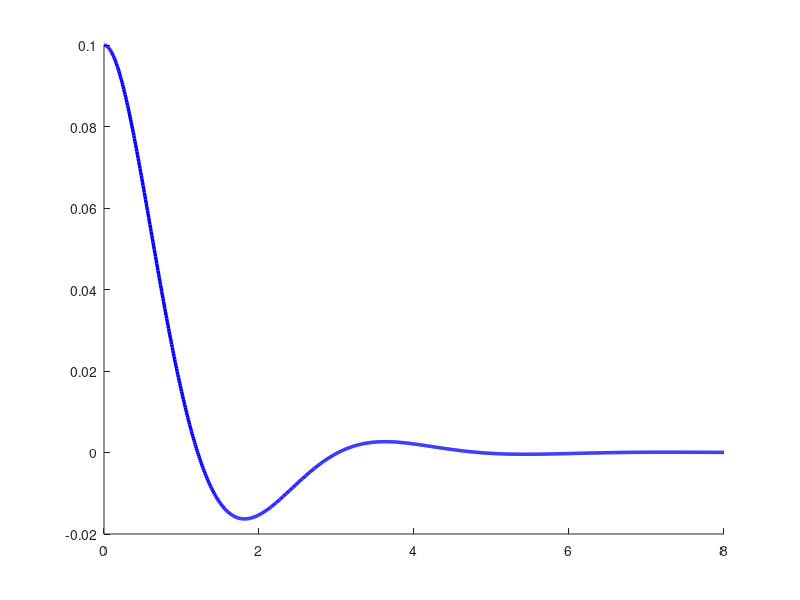

Source code (MATLAB): (Note: this script raises an error after producing the figure.)
clc; clear; close all;

% ----------------------------------------------------------------
% ANALYTICAL PARTICULAR SOLUTION
% e(t) = e^(-t)(0.1*cos(sqrt(3)*t) + (0.1/sqrt(3))*sin(sqrt(3)*t))
% ----------------------------------------------------------------
t = linspace(0, 8, 1000);
alpha = -1;
beta  = sqrt(3);
C1    = 0.1;
C2    = 0.1 / sqrt(3);

e = exp(alpha*t) .* (C1*cos(beta*t) + C2*sin(beta*t));

% ----------------------------------------------------------------
% PLOT
% ----------------------------------------------------------------
figure(1);
hold on;

plot(t, e, 'b-', 'LineWidth', 2.5, ...
    'DisplayName', 'Particular solution $e(t)$');

yline(0, '--', 'Color', [0.5 0.5 0.5], 'LineWidth', 1.2, ...
    'DisplayName', 'Target: $e(t) = 0$');

% ----------------------------------------------------------------
% FORMATTING
% ----------------------------------------------------------------
xlabel('Time $t$ (seconds)', 'FontSize', 13, 'Interpreter', 'latex');
ylabel('Lateral Error $e(t)$ (meters)', 'FontSize', 13, 'Interpreter', 'latex');
title('Particular Solution --- Underdamped Case ($k_d = 2$)', ...
    'FontSize', 14, 'Interpreter', 'latex');
legend('Location', 'best', 'FontSize', 11, 'Interpreter', 'latex');
grid on;
xlim([0 8]);
ylim([-0.08 0.12]);
hold off;

% ----------------------------------------------------------------
% SAVE
% ----------------------------------------------------------------
exportgraphics(gcf, 'particular_solution.png', 'Resolution', 300);
fprintf('Saved as particular_solution.png\n');
